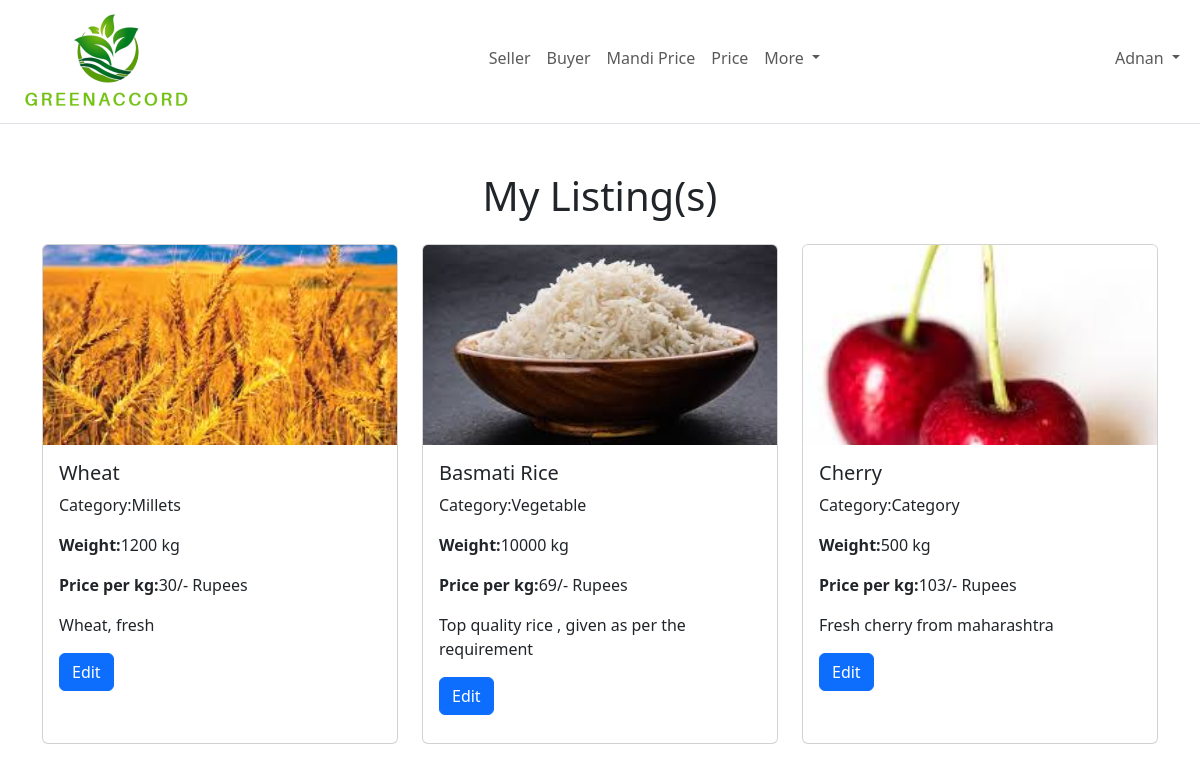
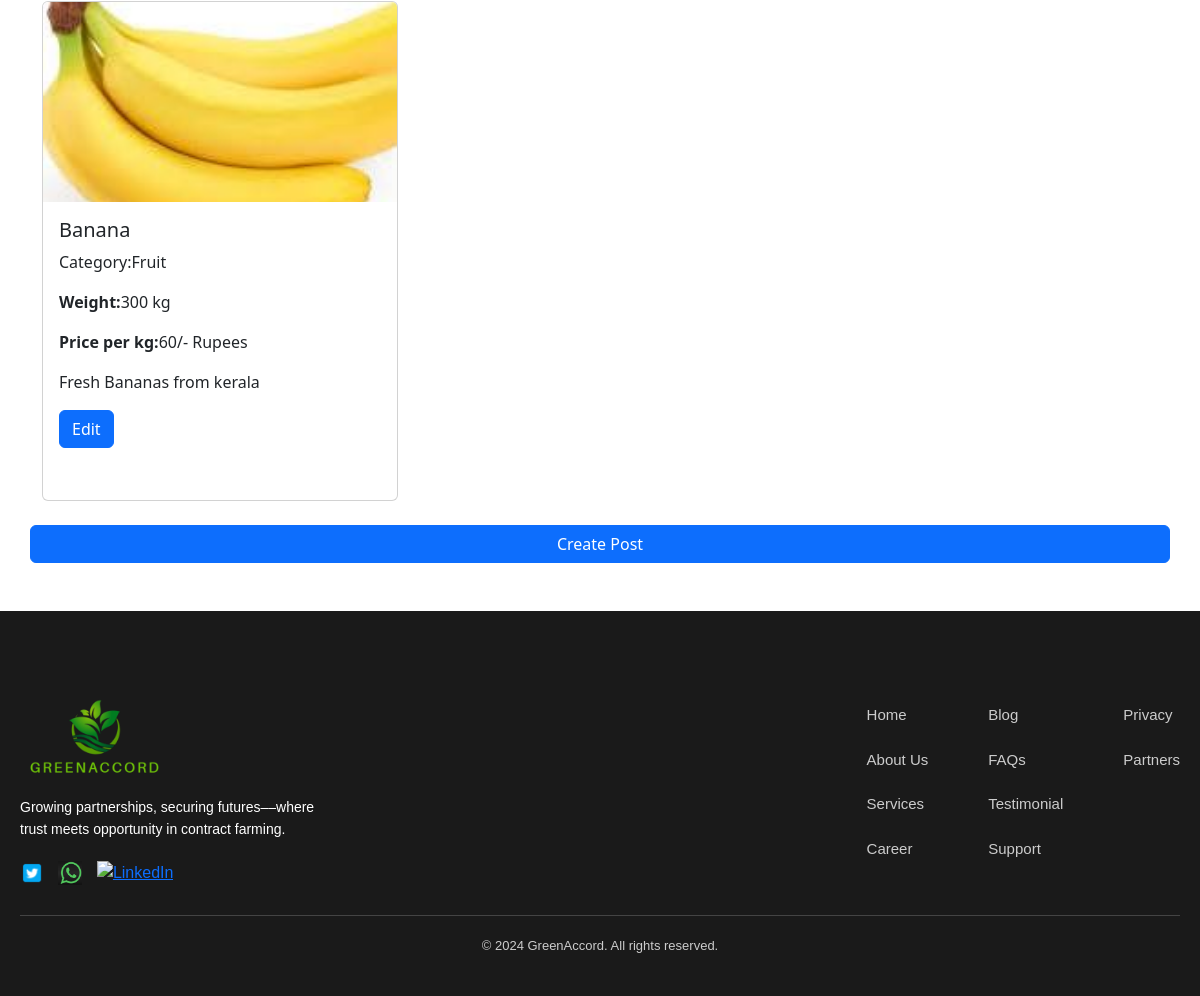
The page /mp.php (signed in) on the database its author committed (2 pictures, top to bottom).
### tables this page shows
CREATE TABLE `post` (
  `id` int(3) NOT NULL,
  `type` varchar(50) NOT NULL,
  `title` varchar(255) NOT NULL,
  `author` text NOT NULL,
  `price` int(11) NOT NULL,
  `weight` int(11) NOT NULL,
  `date` timestamp NOT NULL DEFAULT current_timestamp(),
  `status` int(11) NOT NULL,
  `content` varchar(255) NOT NULL,
  `name` varchar(255) NOT NULL,
  `uid` int(11) NOT NULL
);

### mp.php (the view, shortened to what this page needs)
<!doctype html>
<html lang="en">
    <head>
        <link
            href="https://cdn.jsdelivr.net/npm/bootstrap@5.3.2/dist/css/bootstrap.min.css"
            rel="stylesheet"
        />
    </head>
    <body>
    <header>
            <?php include 'navbar.php';?>
        </header>
        <main>
        <div class="container mt-5">
                    <h1 class="text-center mb-4">My Listing(s)</h1>
                    <div class="row">
<?php
        $em=$_SESSION['email'];
        $sql="SELECT * FROM post WHERE author='$em'";
                         $result= mysqli_query($conn,$sql);
                         while ($arr = mysqli_fetch_array($result)) {
                            $cat=$arr['type'];
                            $tt=$arr['title'];
                            $w=$arr['weight'];
                            $p=$arr['price'];
                            $c=$arr['content'];
                            $loc=$arr['name'];
                            $i=$arr['id'];
                        ?>
                        <div class="col-md-4">
                        <div class="card mb-4">
                            <img src="images/postimageFarmer/<?php echo $loc; ?>" class="card-img-top" alt="Product Image">
                            <div class="card-body">
                                <h5 class="card-title"><?php echo $tt;?> </h5>
                                <p class="card-text"><strong></strong>Category:<?php echo $cat;?></p>
                                <p class="card-text"><strong>Weight:</strong><?php echo $w; ?> kg</p>
                                <p class="card-text"><strong>Price per kg:</strong><?php echo $p; ?>/- Rupees</p>
                                <p class="card-text"><?php echo $c; ?></p>
                                <a href="edit.php?id=<?php echo $i; ?>" class="btn btn-primary">Edit</a>
                            </div>
                        </div>
                    </div>
                        <?php }
                         ?>
                         <a
                            name=""
                            id=""
                            class="btn btn-primary mb-5"
                            href="hf1.php"
                            role="button"
                            >Create Post
                            </a
                         >
</div>
</div>
        </main>
        <footer>
            <?php include 'footer.php' ; ?>
        </footer>
    </body>
</html>

### navbar.php (shortened to what this page needs)
<nav class="navbar navbar-expand-lg bg-body-white border-bottom">
                <div class="container-fluid">
                  <a class="navbar-brand" href="#"><img src="images/logo.png" alt="Brandlogo"></a>
                  <div class="collapse navbar-collapse" id="navbarSupportedContent">
                    <ul class="navbar-nav ms-auto me-auto  mb-2 ">
                      <li class="nav-item">
                        <a class="nav-link tt" aria-current="page" href="#">Seller</a>
                      </li>
                      <li class="nav-item">
                        <a class="nav-link tt" href="#">Buyer</a>
                      </li>
                      <li class="nav-item">
                        <a class="nav-link tt" href="#">Mandi Price</a>
                      </li>
                      <li class="nav-item">
                        <a class="nav-link tt" href="#">Price</a>
                      </li>
                      <li class="nav-item dropdown">
                        <a class="nav-link dropdown-toggle tt" href="#" role="button" data-bs-toggle="dropdown"
                          aria-expanded="false">
                          More
                        </a>
                      </li>
                    </ul>
                    <ul class="navbar-nav ms-3 mb-2">
    <li class="nav-item dropdown">
        <a class="nav-link dropdown-toggle" href="#" role="button" data-bs-toggle="dropdown" aria-expanded="false">
            <span><?php echo $_SESSION["username"]; ?></span>
        </a>
    </li>
</ul>
                  </div>
                </div>
</nav>

### footer.php (shortened to what this page needs)
<div class="greenaccord-footer-container mt-5">
              <div class="greenaccord-footer-left">
                  <div class="greenaccord-footer-logo">
                      <img src="images/logo.png" alt="GreenAccord Logo">
                  </div>
                  <p>Growing partnerships, securing futures––where trust meets opportunity in contract farming.</p>
                  <div class="greenaccord-social-icons">
                      <a href="#"><img src="images/twitter1.png" alt="Twitter"></a>
                      <a href="#"><img src="images/whatsapp.png" alt="WhatsApp"></a>
                      <a href="#"><img src="images/linkdin.png" alt="LinkedIn"></a>
                  </div>
              </div>
              <div class="greenaccord-footer-right">
                  <div class="greenaccord-footer-column">
                      <a href="#">Home</a>
                      <a href="#">About Us</a>
                      <a href="#">Services</a>
                      <a href="#">Career</a>
                  </div>
                  <div class="greenaccord-footer-column">
                      <a href="#">Blog</a>
                      <a href="#">FAQs</a>
                      <a href="#">Testimonial</a>
                      <a href="#">Support</a>
                  </div>
                  <div class="greenaccord-footer-column">
                      <a href="#">Privacy</a>
                      <a href="#">Partners</a>
                  </div>
              </div>
          </div>
          <div class="greenaccord-footer-bottom">
              <p>© 2024 GreenAccord. All rights reserved.</p>
          </div>

### mp.php (style rules this page uses)
.card { width: 100%; height: 500px; }
.card-img-top { width: 100%; height: 200px; object-fit: cover; }

### footer.php (style rules this page uses)
footer { background-color: #1a1a1a; color: #fff; padding: 40px 20px; font-family: Arial, sans-serif; }
.greenaccord-footer-container { display: flex; justify-content: space-between; flex-wrap: wrap; max-width: 1200px; margin: 0 auto; }
.greenaccord-footer-left { max-width: 300px; }
.greenaccord-footer-logo img { width: 150px; margin-bottom: 10px; }
.greenaccord-footer-left p { font-size: 14px; margin: 10px 0; line-height: 1.6; }
.greenaccord-social-icons { margin-top: 20px; }
.greenaccord-social-icons a img { width: 24px; height: 24px; margin-right: 10px; transition: transform 0.3s ease, opacity 0.3s ease; }
.greenaccord-footer-right { display: flex; gap: 60px; }
.greenaccord-footer-column { display: flex; flex-direction: column; }
.greenaccord-footer-column a { color: #ccc; text-decoration: none; margin-bottom: 12px; font-size: 15px; padding: 5px 0; transition: color 0.3s ease, padding-left 0.3s ease; }
.greenaccord-footer-bottom { border-top: 1px solid #444; margin-top: 30px; padding-top: 20px; text-align: center; }
.greenaccord-footer-bottom p { font-size: 13px; color: #ccc; margin: 0; }

### rows shown on the page
post: name (picture), title "Wheat", type "Millets", weight "1200", price "30", content "Wheat, fresh"
post: name (picture), title "Basmati Rice", type "Vegetable", weight "10000", price "69", content "Top quality rice , given as per the requirement"
post: name (picture), title "Cherry", type "Category", weight "500", price "103", content "Fresh cherry from maharashtra"
post: name (picture), title "Banana", type "Fruit", weight "300", price "60", content "Fresh Bananas from kerala"

### other values the page prints
$_SESSION["username"] "Adnan"
